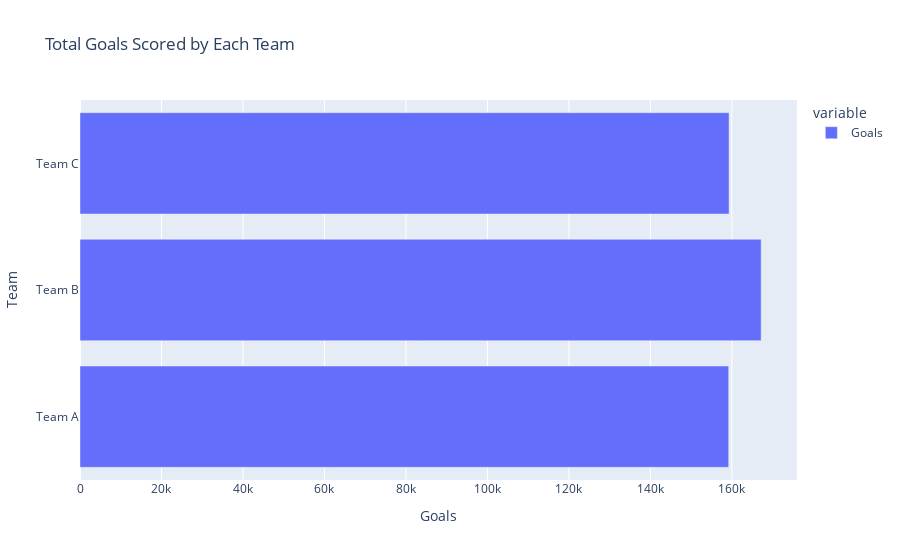
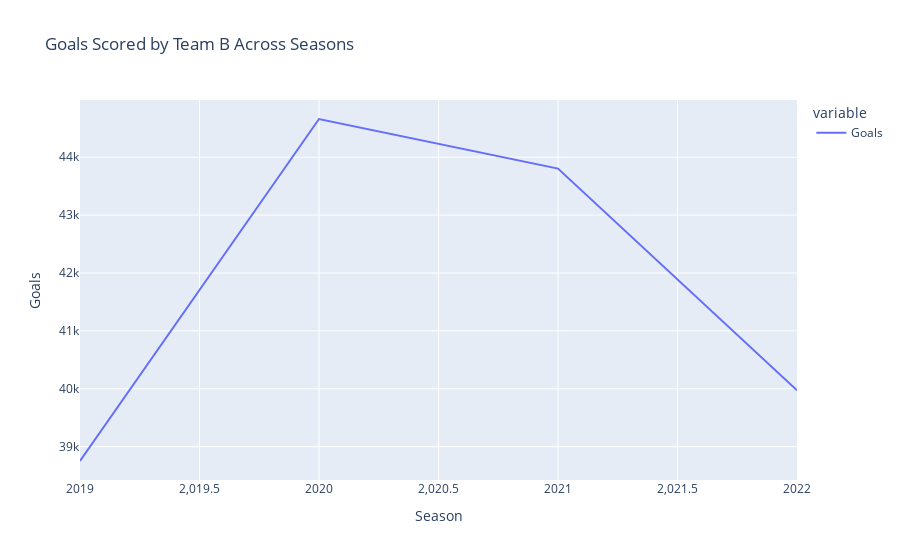

These figures' notebook cell, in order:
### Markdown cell above
Creating a horizontal bar plot  for the goals scored by each team.

### Code cell
import plotly.express as px
import plotly.graph_objects as go

# Horizontal bar plot for goals scored by each team
fig1 = px.bar(team_goals, orientation='h', title='Total Goals Scored by Each Team')
fig1.update_layout(xaxis_title='Goals', yaxis_title='Team')
fig1.show()

# Analyze the goals scored by the top team across seasons
top_team_season_goals = df[df['Team'] == top_team].groupby('Season')['Goals'].sum().sort_index()
fig2 = px.line(top_team_season_goals, title=f'Goals Scored by {top_team} Across Seasons')
fig2.update_layout(xaxis_title='Season', yaxis_title='Goals')
fig2.show()

### Figure 1 — Plotly figure (JSON) as saved in the notebook; plotly's stock layout.template omitted (floating-point values rounded to 4 significant figures)
{"data": [{"alignmentgroup": "True", "hovertemplate": "variable=Goals<br>value=%{x}<br>Team=%{y}<extra></extra>", "legendgroup": "Goals", "marker": {"color": "#636efa", "pattern": {"shape": ""}}, "name": "Goals", "offsetgroup": "Goals", "orientation": "h", "showlegend": true, "textposition": "auto", "type": "bar", "x": [159226, 167190, 159316], "xaxis": "x", "y": ["Team A", "Team B", "Team C"], "yaxis": "y"}], "layout": {"barmode": "relative", "legend": {"title": {"text": "variable"}, "tracegroupgap": 0}, "title": {"text": "Total Goals Scored by Each Team"}, "xaxis": {"anchor": "y", "domain": [0, 1], "title": {"text": "Goals"}}, "yaxis": {"anchor": "x", "domain": [0, 1], "title": {"text": "Team"}}}}

### Figure 2 — Plotly figure (JSON) as saved in the notebook; plotly's stock layout.template omitted (floating-point values rounded to 4 significant figures)
{"data": [{"hovertemplate": "variable=Goals<br>Season=%{x}<br>value=%{y}<extra></extra>", "legendgroup": "Goals", "line": {"color": "#636efa", "dash": "solid"}, "marker": {"symbol": "circle"}, "mode": "lines", "name": "Goals", "orientation": "v", "showlegend": true, "type": "scatter", "x": [2019, 2020, 2021, 2022], "xaxis": "x", "y": [38752, 44660, 43804, 39974], "yaxis": "y"}], "layout": {"legend": {"title": {"text": "variable"}, "tracegroupgap": 0}, "title": {"text": "Goals Scored by Team B Across Seasons"}, "xaxis": {"anchor": "y", "domain": [0, 1], "title": {"text": "Season"}}, "yaxis": {"anchor": "x", "domain": [0, 1], "title": {"text": "Goals"}}}}
